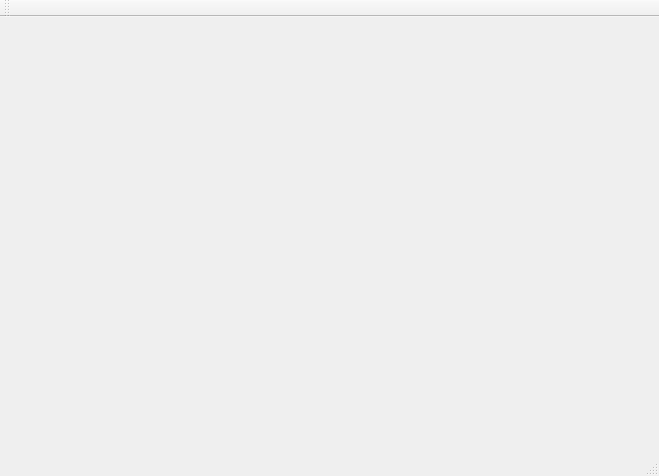
<?xml version="1.0" encoding="UTF-8"?>
<ui version="4.0">
 <class>MainWindow</class>
 <widget class="QMainWindow" name="MainWindow">
  <property name="geometry">
   <rect>
    <x>0</x>
    <y>0</y>
    <width>659</width>
    <height>476</height>
   </rect>
  </property>
  <property name="windowTitle">
   <string>MainWindow</string>
  </property>
  <widget class="QWidget" name="centralWidget">
   <layout class="QVBoxLayout" name="verticalLayout">
    <item>
     <widget class="CFlip" name="widget" native="true"/>
    </item>
   </layout>
  </widget>
  <widget class="QMenuBar" name="menuBar">
   <property name="geometry">
    <rect>
     <x>0</x>
     <y>0</y>
     <width>659</width>
     <height>26</height>
    </rect>
   </property>
  </widget>
  <widget class="QToolBar" name="mainToolBar">
   <attribute name="toolBarArea">
    <enum>TopToolBarArea</enum>
   </attribute>
   <attribute name="toolBarBreak">
    <bool>false</bool>
   </attribute>
  </widget>
  <widget class="QStatusBar" name="statusBar"/>
 </widget>
 <layoutdefault spacing="6" margin="11"/>
 <customwidgets>
  <customwidget>
   <class>CFlip</class>
   <extends>QWidget</extends>
   <header>cflip.h</header>
   <container>1</container>
  </customwidget>
 </customwidgets>
 <resources/>
 <connections/>
</ui>
